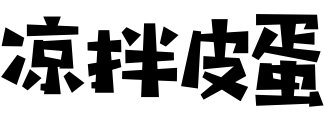
#> input picture 文字转循环图片/gif/my_gif.gif, 325 x 120 px; its folder holds only this picture in this run
$ python and_gif.py
#> lines starting #> are read from the running program, lines starting #| are printed output that depends on the picture
from os import listdir
from PIL import Image


def pinjie():
    # 获取当前文件夹中所有gif图像
    # im_list = [Image.open(fn) for fn in listdir() if fn.endswith('.jpg')]
    im_list = [Image.open(fn) for fn in listdir() if fn.endswith('.gif')]
#> im_list = 1 item

    # 图片转化为相同的尺寸
    ims = []
    for i in im_list:
        new_img = i.resize((1280, 1280), Image.BILINEAR)
#> this loop made 1 pass
#> pass 1, in pinjie, `new_img = i.resize((1280, 1280), Image.BILINEAR)`:
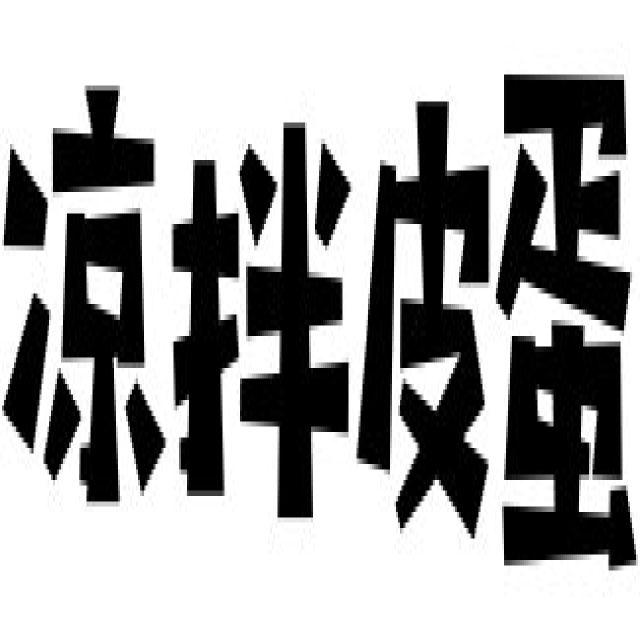
#> new_img: PIL image 1280x1280 P (shown at 1/2 size); min 0, max 255, mean 164.5
    ims.append(new_img)

    # 单幅图像尺寸
    width, height = ims[0].size
#> width = 1280; height = 1280

    # 创建空白长图
    result = Image.new(ims[0].mode, (width, height * len(ims)))
#> result: PIL image 1280x1280 P; every value is 0

    # 拼接图片
    for i, im in enumerate(ims):
        result.paste(im, box=(0, i * height))

    # 保存图片
    result.save('res1.jpg')


if __name__ == '__main__':
    pinjie()
